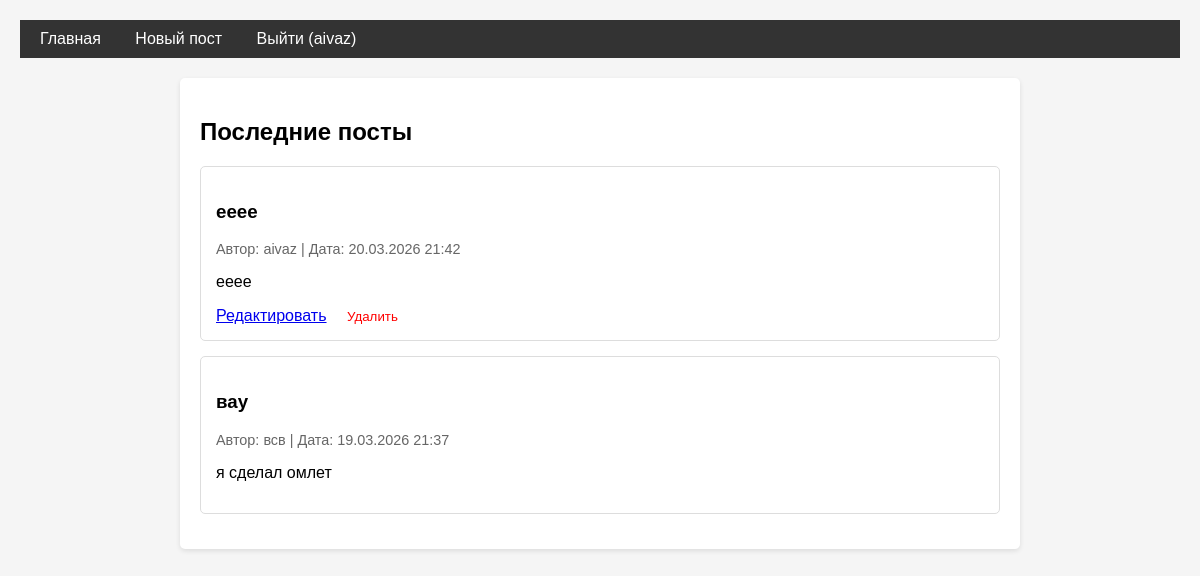
Screenshot of / (signed in) with the database file from the repository.
### flaskr/models.py (models this page shows)
class User(UserMixin, db.Model):
    __tablename__ = 'users'
    id = db.Column(db.Integer, primary_key=True)
    username = db.Column(db.String(80), unique=True, nullable=False)
    email = db.Column(db.String(120), unique=True, nullable=False)
    password_hash = db.Column(db.String(200), nullable=False)
    created_at = db.Column(db.DateTime, default=datetime.utcnow)
    posts = db.relationship('Post', backref='author', lazy=True)

class Post(db.Model):
    __tablename__ = 'posts'
    id = db.Column(db.Integer, primary_key=True)
    title = db.Column(db.String(200), nullable=False)
    body = db.Column(db.Text, nullable=False)
    created_at = db.Column(db.DateTime, default=datetime.utcnow)
    user_id = db.Column(db.Integer, db.ForeignKey('users.id'), nullable=False)

### flaskr/blog.py (the view)
@bp.route('/')
def index():
    posts = Post.query.order_by(Post.created_at.desc()).all()
    return render_template('blog/index.html', posts=posts)

### flaskr/models.py (called while the page is built)
@login_manager.user_loader
def load_user(user_id):
    return User.query.get(int(user_id))

### flaskr/templates/blog/index.html (shortened to what this page needs)
{% extends "base.html" %}
{% block content %}
<h2>Последние посты</h2>
{% if posts %}
    {% for post in posts %}
        <div style="border: 1px solid #ddd; padding: 15px; margin-bottom: 15px; border-radius: 5px;">
            <h3>{{ post.title }}</h3>
            <p style="color: #666; font-size: 0.9em;">
                Автор: {{ post.author.username }} |
                Дата: {{ post.created_at.strftime('%d.%m.%Y %H:%M') }}
            </p>
            <p>{{ post.body }}</p>
            {% if current_user.is_authenticated and current_user.id == post.user_id %}
                <div style="margin-top: 10px;">
                    <a href="{{ url_for('blog.update', id=post.id) }}"
                       style="margin-right: 10px;">Редактировать</a>
                    <form method="post" action="{{ url_for('blog.delete', id=post.id) }}"
                          style="display: inline;">
                        <button type="submit" onclick="return confirm('Удалить пост?')"
                                style="background: none; border: none; color: red; cursor: pointer;">
                            Удалить
                        </button>
                    </form>
                </div>
            {% endif %}
        </div>
    {% endfor %}
{% else %}
    <p>Пока нет постов. {% if current_user.is_authenticated %}
        <a href="{{ url_for('blog.create') }}">Создайте первый!</a>
    {% endif %}</p>
{% endif %}
{% endblock %}

### flaskr/templates/base.html (shortened to what this page needs)
<!DOCTYPE html>
<html lang="ru">
<head>
</head>
<body>
    <nav>
        <a href="{{ url_for('blog.index') }}">Главная</a>
        {% if current_user.is_authenticated %}
            <a href="{{ url_for('blog.create') }}">Новый пост</a>
            <a href="{{ url_for('auth.logout') }}">Выйти ({{ current_user.username }})</a>
        {% else %}
            <a href="{{ url_for('auth.login') }}">Войти</a>
            <a href="{{ url_for('auth.register') }}">Регистрация</a>
        {% endif %}
    </nav>
    <div class="container">
        {% block content %}{% endblock %}
    </div>
</body>
</html>

### flaskr/templates/base.html (style rules this page uses)
body { font-family: Arial, sans-serif; margin: 0; padding: 20px; background-color: #f5f5f5; }
nav { background-color: #333; padding: 10px; margin-bottom: 20px; }
nav a { color: white; text-decoration: none; padding: 10px; margin-right: 10px; }
.container { max-width: 800px; margin: 0 auto; background-color: white; padding: 20px; border-radius: 5px; box-shadow: 0 2px 5px rgba(0,0,0,0.1); }

### rows the page displays
User: username "aivaz"
Post: title "eeee", author.username "aivaz", created_at "20.03.2026 21:42", body "eeee"
Post: title "вау", author.username "всв", created_at "19.03.2026 21:37", body "я сделал омлет"
